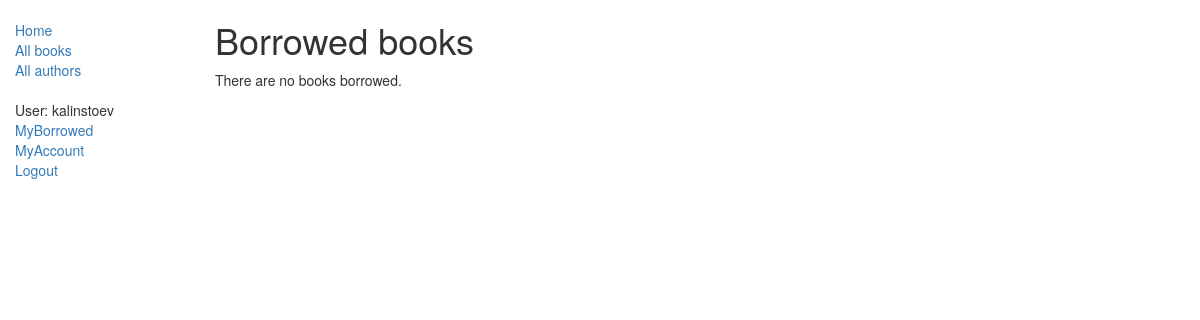
Page /catalog/mybooks/ (signed in) on the earlier database version.
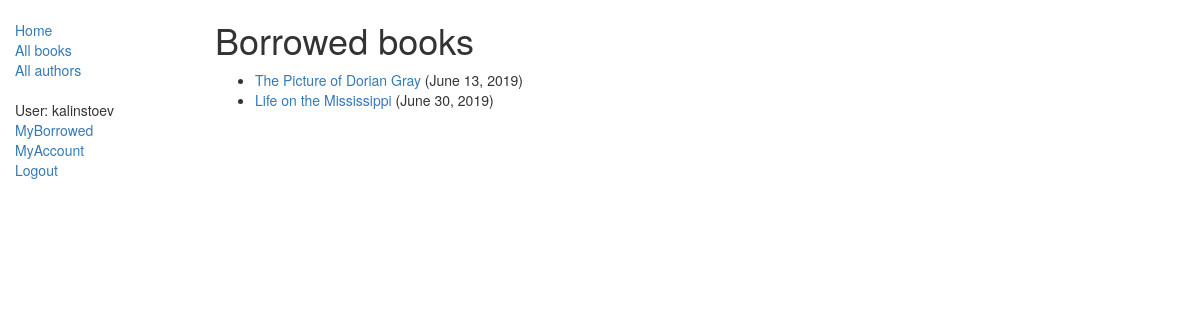
Same page on the later database version.
### catalog/models.py (models this page shows, shortened)
class BookInstance(models.Model):
    id = models.UUIDField(primary_key=True, default=uuid.uuid4,
                          help_text="Unique ID for this particular book across whole library")
    book = models.ForeignKey('Book', on_delete=models.SET_NULL, null=True)
    imprint = models.CharField(max_length=200)
    due_back = models.DateField(null=True, blank=True)
    borrower = models.ForeignKey(User, on_delete=models.SET_NULL, null=True, blank=True)
    @property
    def is_overdue(self):
        if self.due_back and date.today() > self.due_back:
            return True
        return False
    LOAN_STATUS = (
        ('d', 'Maintenance'),
        ('o', 'On loan'),
        ('a', 'Available'),
        ('r', 'Reserved'),
    )
    status = models.CharField(
        max_length=1,
        choices=LOAN_STATUS,
        blank=True,
        default='a',
        help_text='Book availability')
    class Meta:
        ordering = ['due_back']

class Book(models.Model):
    title = models.CharField(max_length=200)
    author = models.ForeignKey('Author', on_delete=models.CASCADE, null=True)
    summary = models.TextField(max_length=1000, help_text="Enter a brief description of the book")
    isbn = models.CharField('ISBN', max_length=13,
                            help_text='13 Character <a href="https://www.isbn-international.org/content/what-isbn'
                                      '">ISBN number</a>')
    genre = models.ManyToManyField(Genre, help_text="Select a genre for this book")
    language = models.ForeignKey('Language', on_delete=models.CASCADE, null=True)

### catalog/views.py (the view)
# urls.py: path('mybooks/', views.LoanedBooksByUserListView.as_view(), name='my-borrowed'),
class LoanedBooksByUserListView(LoginRequiredMixin, generic.ListView):
    model = BookInstance
    template_name = 'catalog/bookinstance_list_borrowed_user.html'
    paginate_by = 10
    def get_queryset(self):
        return BookInstance.objects.filter(borrower=self.request.user).filter(status__exact='o').order_by('due_back')

### catalog/templates/catalog/bookinstance_list_borrowed_user.html
{% extends "base_generic.html" %}
{% block content %}
    <h1>Borrowed books</h1>
    {% if bookinstance_list %}
    <ul>
      {% for bookinst in bookinstance_list %}
      <li class="{% if bookinst.is_overdue %}text-danger{% endif %}">
        <a href="{% url 'book-detail' bookinst.book.pk %}">{{bookinst.book.title}}</a> ({{ bookinst.due_back }})
      </li>
      {% endfor %}
    </ul>
    {% else %}
      <p>There are no books borrowed.</p>
    {% endif %}
{% endblock %}

Differences in the rows shown:
added BookInstance: book "The Picture of Dorian Gray", due_back "June 13, 2019"
added BookInstance: book "Life on the Mississippi", due_back "June 30, 2019"
Other differences:
text no longer shown: "There are no books borrowed."
